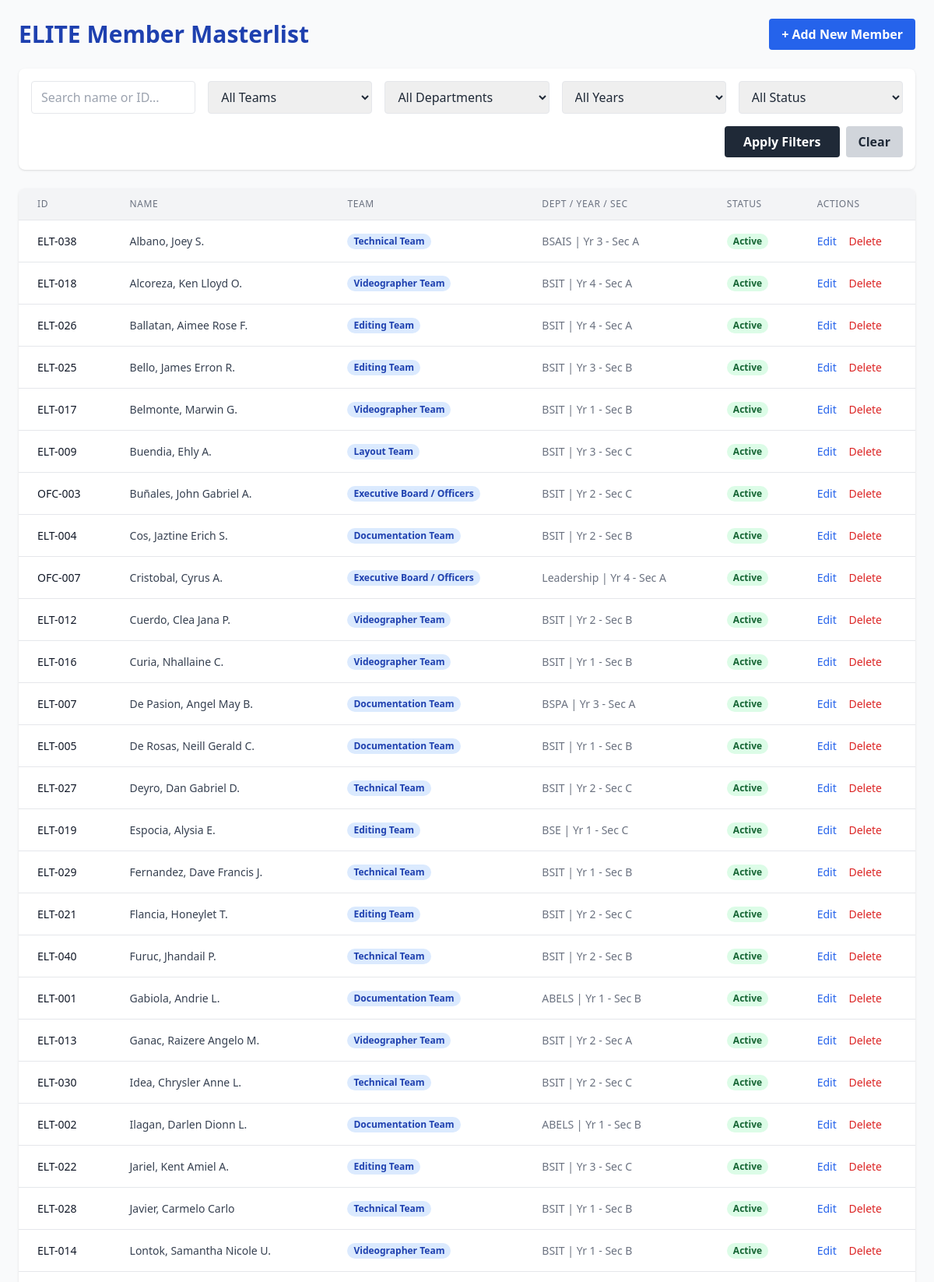
The page /members/ (upper part) on the database its author committed.
### core/models.py (models this page shows, shortened)
class Member(models.Model):
    STATUS_CHOICES = [
        ('Active', 'Active'),
        ('Inactive', 'Inactive'),
    ]
    member_id = models.CharField(max_length=20, unique=True) # e.g., ELT-001
    first_name = models.CharField(max_length=100)
    last_name = models.CharField(max_length=100)
    department = models.CharField(max_length=100)
    year_level = models.IntegerField()
    section = models.CharField(max_length=10)
    team = models.ForeignKey(Team, on_delete=models.PROTECT) # Protect prevents deleting a team if it has members
    status = models.CharField(max_length=20, choices=STATUS_CHOICES, default='Active')
    date_joined = models.DateField(auto_now_add=True)

class Team(models.Model):
    name = models.CharField(max_length=100, unique=True)

### core/views.py (the view)
# urls.py: path('members/', views.member_list, name='member_list'),
def member_list(request):
    members = Member.objects.all().select_related('team').order_by('last_name')
    team_id = request.GET.get('team')
    department = request.GET.get('department')
    year_level = request.GET.get('year_level')
    status = request.GET.get('status')
    search_query = request.GET.get('search')
    if team_id: members = members.filter(team_id=team_id)
    if department: members = members.filter(department__icontains=department)
    if year_level: members = members.filter(year_level=year_level)
    if status: members = members.filter(status=status)
    if search_query:
        members = members.filter(
            Q(first_name__icontains=search_query) |
            Q(last_name__icontains=search_query) |
            Q(member_id__icontains=search_query)
        )
    teams = Team.objects.all()
    departments = Member.objects.values_list('department', flat=True).distinct().order_by('department')
    years = Member.objects.values_list('year_level', flat=True).distinct().order_by('year_level')
    context = {
        'members': members, 'teams': teams, 'departments': departments, 'years': years,
    }
    return render(request, 'core/member_list.html', context)

### core/templates/core/member_list.html (shortened to what this page needs)
<!DOCTYPE html>
<html lang="en">
<head>
    <script src="https://cdn.tailwindcss.com"></script>
</head>
<body class="bg-gray-50 text-gray-800">
    <div class="max-w-7xl mx-auto p-6">
        <div class="flex justify-between items-center mb-6">
            <h1 class="text-3xl font-bold text-blue-800">ELITE Member Masterlist</h1>
            <a href="{% url 'member_create' %}" class="bg-blue-600 hover:bg-blue-700 text-white font-bold py-2 px-4 rounded">
                + Add New Member
            </a>
        </div>
        <form method="GET" action="{% url 'member_list' %}" class="bg-white p-4 rounded-lg shadow mb-6 grid grid-cols-1 md:grid-cols-5 gap-4">
            <input type="text" name="search" placeholder="Search name or ID..." value="{{ request.GET.search }}"
                   class="border rounded px-3 py-2 focus:outline-none focus:ring-2 focus:ring-blue-500">
            <select name="team" class="border rounded px-3 py-2">
                <option value="">All Teams</option>
            </select>
            <select name="department" class="border rounded px-3 py-2">
                <option value="">All Departments</option>
            </select>
            <select name="year_level" class="border rounded px-3 py-2">
                <option value="">All Years</option>
            </select>
            <select name="status" class="border rounded px-3 py-2">
                <option value="">All Status</option>
            </select>
            <div class="md:col-span-5 flex justify-end">
                <button type="submit" class="bg-gray-800 hover:bg-gray-900 text-white font-bold py-2 px-6 rounded">
                    Apply Filters
                </button>
                <a href="{% url 'member_list' %}" class="ml-2 bg-gray-300 hover:bg-gray-400 text-gray-800 font-bold py-2 px-4 rounded">
                    Clear
                </a>
            </div>
        </form>
        <div class="bg-white rounded-lg shadow overflow-x-auto">
            <table class="min-w-full divide-y divide-gray-200">
                <thead class="bg-gray-100">
                    <tr>
                        <th class="px-6 py-3 text-left text-xs font-medium text-gray-500 uppercase tracking-wider">ID</th>
                        <th class="px-6 py-3 text-left text-xs font-medium text-gray-500 uppercase tracking-wider">Name</th>
                        <th class="px-6 py-3 text-left text-xs font-medium text-gray-500 uppercase tracking-wider">Team</th>
                        <th class="px-6 py-3 text-left text-xs font-medium text-gray-500 uppercase tracking-wider">Dept / Year / Sec</th>
                        <th class="px-6 py-3 text-left text-xs font-medium text-gray-500 uppercase tracking-wider">Status</th>
                        <th class="px-6 py-3 text-left text-xs font-medium text-gray-500 uppercase tracking-wider">Actions</th>
                    </tr>
                </thead>
                <tbody class="bg-white divide-y divide-gray-200">
                    {% for member in members %}
                    <tr class="hover:bg-gray-50">
                        <td class="px-6 py-4 whitespace-nowrap text-sm font-medium text-gray-900">{{ member.member_id }}</td>
                        <td class="px-6 py-4 whitespace-nowrap text-sm text-gray-700">{{ member.last_name }}, {{ member.first_name }}</td>
                        <td class="px-6 py-4 whitespace-nowrap text-sm text-gray-700">
                            <span class="px-2 inline-flex text-xs leading-5 font-semibold rounded-full bg-blue-100 text-blue-800">
                                {{ member.team.name }}
                            </span>
                        </td>
                        <td class="px-6 py-4 whitespace-nowrap text-sm text-gray-500">
                            {{ member.department }} | Yr {{ member.year_level }} - Sec {{ member.section }}
                        </td>
                        <td class="px-6 py-4 whitespace-nowrap text-sm">
                            {% if member.status == 'Active' %}
                                <span class="px-2 inline-flex text-xs leading-5 font-semibold rounded-full bg-green-100 text-green-800">Active</span>
                            {% else %}
                                <span class="px-2 inline-flex text-xs leading-5 font-semibold rounded-full bg-red-100 text-red-800">Inactive</span>
                            {% endif %}
                        </td>
                        <td class="px-6 py-4 whitespace-nowrap text-sm font-medium">
                            <a href="{% url 'member_update' member.pk %}" class="text-blue-600 hover:text-blue-900 mr-3">Edit</a>
                            <a href="{% url 'member_delete' member.pk %}" class="text-red-600 hover:text-red-900" onclick="return confirm('Are you sure you want to delete this member?');">Delete</a>
                        </td>
                    </tr>
                    {% empty %}
                    <tr>
                        <td colspan="6" class="px-6 py-4 text-center text-gray-500">No members found matching your criteria.</td>
                    </tr>
                    {% endfor %}
                </tbody>
            </table>
        </div>
    </div>
</body>
</html>

### rows shown on the page
Member: member_id "ELT-038", last_name "Albano", first_name "Joey S.", team.name "Technical Team", department "BSAIS", year_level "3", section "A", status "Active"
Member: member_id "ELT-018", last_name "Alcoreza", first_name "Ken Lloyd O.", team.name "Videographer Team", department "BSIT", year_level "4", section "A", status "Active"
Member: member_id "ELT-026", last_name "Ballatan", first_name "Aimee Rose F.", team.name "Editing Team", department "BSIT", year_level "4", section "A", status "Active"
Member: member_id "ELT-025", last_name "Bello", first_name "James Erron R.", team.name "Editing Team", department "BSIT", year_level "3", section "B", status "Active"
Member: member_id "ELT-017", last_name "Belmonte", first_name "Marwin G.", team.name "Videographer Team", department "BSIT", year_level "1", section "B", status "Active"
Member: member_id "ELT-009", last_name "Buendia", first_name "Ehly A.", team.name "Layout Team", department "BSIT", year_level "3", section "C", status "Active"
Member: member_id "OFC-003", last_name "Buñales", first_name "John Gabriel A.", team.name "Executive Board / Officers", department "BSIT", year_level "2", section "C", status "Active"
Member: member_id "ELT-004", last_name "Cos", first_name "Jaztine Erich S.", team.name "Documentation Team", department "BSIT", year_level "2", section "B", status "Active"
Member: member_id "OFC-007", last_name "Cristobal", first_name "Cyrus A.", team.name "Executive Board / Officers", department "Leadership", year_level "4", section "A", status "Active"
Member: member_id "ELT-012", last_name "Cuerdo", first_name "Clea Jana P.", team.name "Videographer Team", department "BSIT", year_level "2", section "B", status "Active"
Member: member_id "ELT-016", last_name "Curia", first_name "Nhallaine C.", team.name "Videographer Team", department "BSIT", year_level "1", section "B", status "Active"
Member: member_id "ELT-007", last_name "De Pasion", first_name "Angel May B.", team.name "Documentation Team", department "BSPA", year_level "3", section "A", status "Active"
Member: member_id "ELT-005", last_name "De Rosas", first_name "Neill Gerald C.", team.name "Documentation Team", department "BSIT", year_level "1", section "B", status "Active"
Member: member_id "ELT-027", last_name "Deyro", first_name "Dan Gabriel D.", team.name "Technical Team", department "BSIT", year_level "2", section "C", status "Active"
Member: member_id "ELT-019", last_name "Espocia", first_name "Alysia E.", team.name "Editing Team", department "BSE", year_level "1", section "C", status "Active"
Member: member_id "ELT-029", last_name "Fernandez", first_name "Dave Francis J.", team.name "Technical Team", department "BSIT", year_level "1", section "B", status "Active"
Member: member_id "ELT-021", last_name "Flancia", first_name "Honeylet T.", team.name "Editing Team", department "BSIT", year_level "2", section "C", status "Active"
Member: member_id "ELT-040", last_name "Furuc", first_name "Jhandail P.", team.name "Technical Team", department "BSIT", year_level "2", section "B", status "Active"
Member: member_id "ELT-001", last_name "Gabiola", first_name "Andrie L.", team.name "Documentation Team", department "ABELS", year_level "1", section "B", status "Active"
Member: member_id "ELT-013", last_name "Ganac", first_name "Raizere Angelo M.", team.name "Videographer Team", department "BSIT", year_level "2", section "A", status "Active"
Member: member_id "ELT-030", last_name "Idea", first_name "Chrysler Anne L.", team.name "Technical Team", department "BSIT", year_level "2", section "C", status "Active"
Member: member_id "ELT-002", last_name "Ilagan", first_name "Darlen Dionn L.", team.name "Documentation Team", department "ABELS", year_level "1", section "B", status "Active"
Member: member_id "ELT-022", last_name "Jariel", first_name "Kent Amiel A.", team.name "Editing Team", department "BSIT", year_level "3", section "C", status "Active"
Member: member_id "ELT-028", last_name "Javier", first_name "Carmelo Carlo", team.name "Technical Team", department "BSIT", year_level "1", section "B", status "Active"
Member: member_id "ELT-014", last_name "Lontok", first_name "Samantha Nicole U.", team.name "Videographer Team", department "BSIT", year_level "1", section "B", status "Active"
